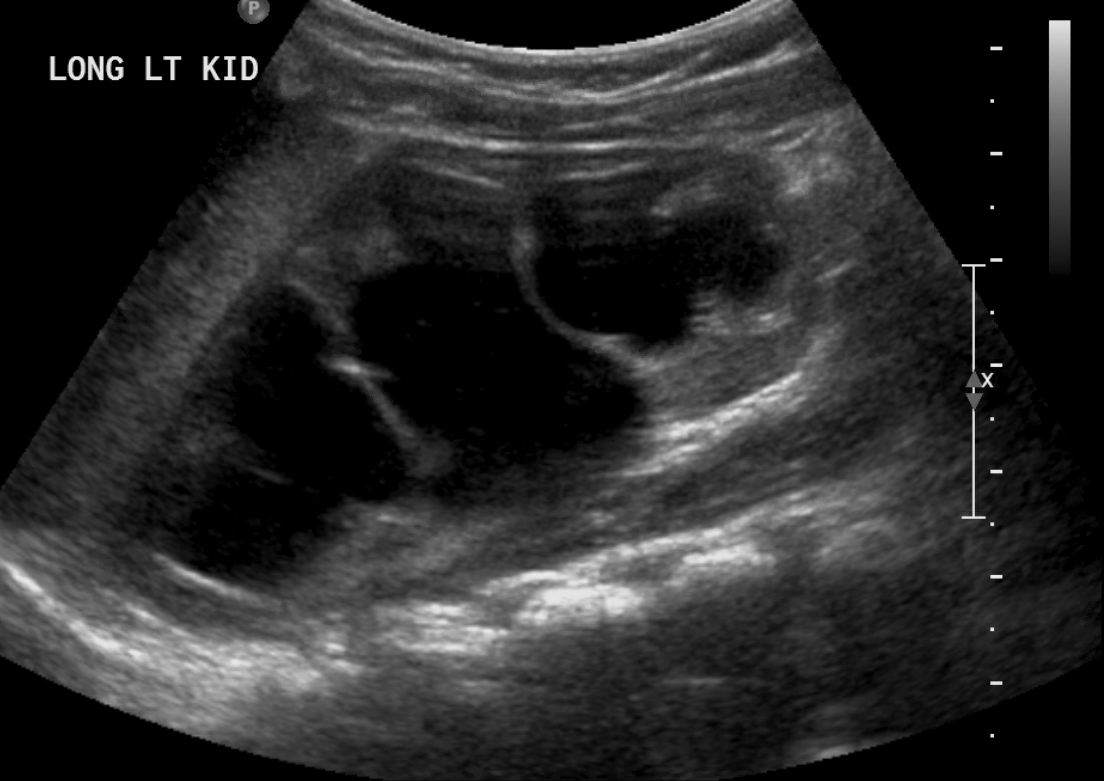
#> input picture 1.Models/20190406_sagittal01.PNG, 1104 x 781 px
$ python -i prep_view_lab_imgs.py   (imports and definitions only)
#> lines starting #> are read from the running program, lines starting #| are printed output that depends on the picture
import argparse
import os
import pydicom
from PIL import Image
import json
from skimage.color import rgb2gray
from skimage import img_as_float, exposure
import numpy as np
from skimage.transform import resize
import math
import cv2
import random

# [7 lines left out: function get_image_files, not called in this run]

def set_contrast(image, contrast=2):
    """
    Set contrast in image

    :param image: input image
    :param contrast: contrast type
    :return: image with revised contrast
    """
#> called with contrast = 2

    if contrast == 0:
        out_img = image
    elif contrast == 1:
        out_img = exposure.equalize_hist(image)
    elif contrast == 2:
        out_img = exposure.equalize_adapthist(image)
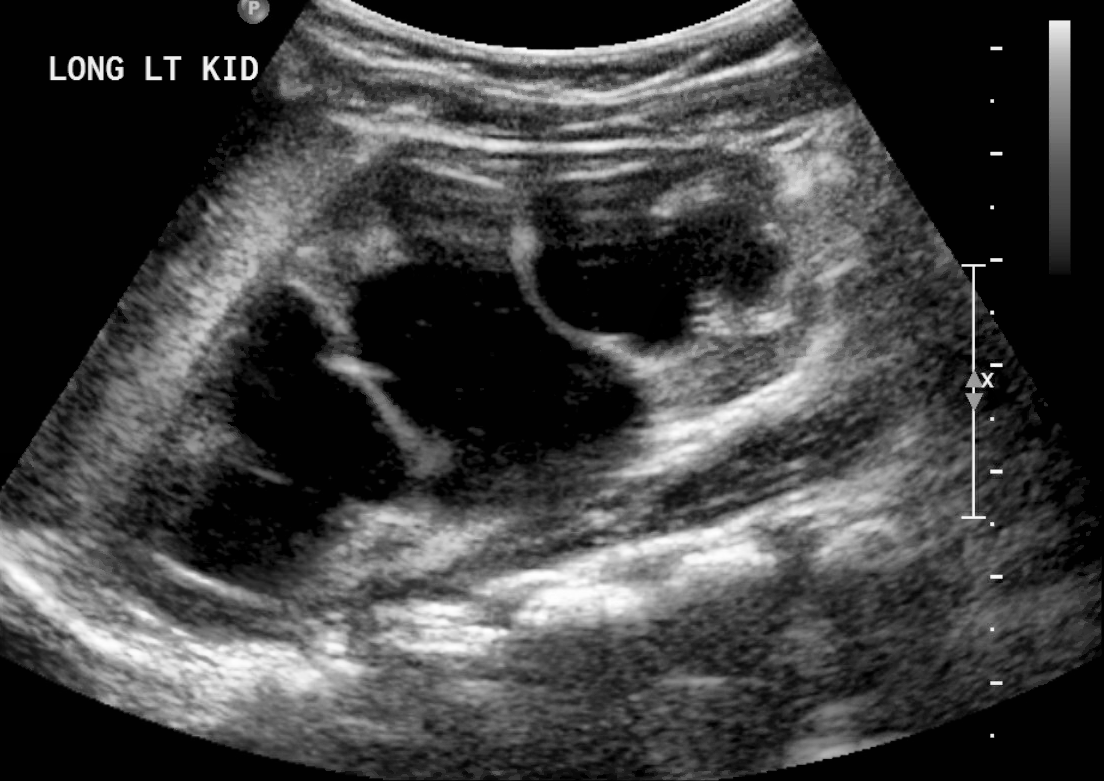
#> out_img: shape (781, 1104) float64; min 0, max 1, mean 0.252
    elif contrast == 3:
        out_img = exposure.rescale_intensity(image)
    else:
        out_img = None
        print("No valid contrast option provided. \n"
              "Please specify one of the numbers 1-4. \n")

    return out_img


def pad_img_le(image_in, dim=256, random_pad = False):
    """

    :param image_in: input image
    :param dim: desired dimensions of padded image (should be bigger or as big as all input images)
    :return: padded image

    """
#> called with dim = 256, random_pad = False

    im_shape = image_in.shape
#> im_shape = (781, 1104)

    while im_shape[0] > dim or im_shape[1] > dim:
        image_in = resize(image_in, ((im_shape[0]*4)//5, (im_shape[1]*4)//5), anti_aliasing=True)
        im_shape = image_in.shape
#> this loop made 7 passes
#> im_shape on passes 1 to 7: (624, 883), (499, 706), (399, 564), (319, 451), (255, 360), (204, 288), (163, 230)
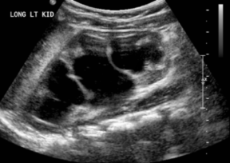
#> image_in: shape (163, 230) float64; min 0.00252, max 0.989, mean 0.252

    # print(im_shape)
    if random_pad:

        if random.random() >= 0.5:
            image_in = cv2.flip(image_in, 1)

        rand_h = np.random.uniform(0, 1, 1)
        rand_v = np.random.uniform(0, 1, 1)
        right = math.floor((dim - im_shape[1])*rand_h)
        left = math.ceil((dim - im_shape[1])*(1-rand_h))
        bottom = math.floor((dim - im_shape[0])*rand_v)
        top = math.ceil((dim - im_shape[0])*(1-rand_v))
    else:
        right = math.floor((dim - im_shape[1])/2)
#> right = 13
        left = math.ceil((dim - im_shape[1])/2)
#> left = 13
        bottom = math.floor((dim - im_shape[0])/2)
#> bottom = 46
        top = math.ceil((dim - im_shape[0])/2)
#> top = 47

    image_out = cv2.copyMakeBorder(image_in, top, bottom, left, right, cv2.BORDER_CONSTANT, value=0)
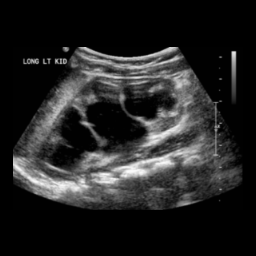
#> image_out: shape (256, 256) float64; min 0, max 0.989, mean 0.144

    return image_out


# [23 lines left out: function autocrop, not called in this run]


def process_input_image(img_file, set_bw=True):
    """
    Processes image: crop, convert to greyscale and resize

    :param image: image
    :return: formatted image
    """
    image = Image.open(img_file).convert('L')

    fit_img = pad_img_le(set_contrast(np.array(image)))

    cv2.imwrite(img_file, fit_img*255)
    # out_img.save(img_file)
    # fit_img = my_img

    # return fit_img

# [15 lines left out: function main, not called in this run]

# [2 lines not run here, left out]

>>> result = process_input_image('../../1.Models/20190406_sagittal01.PNG')
